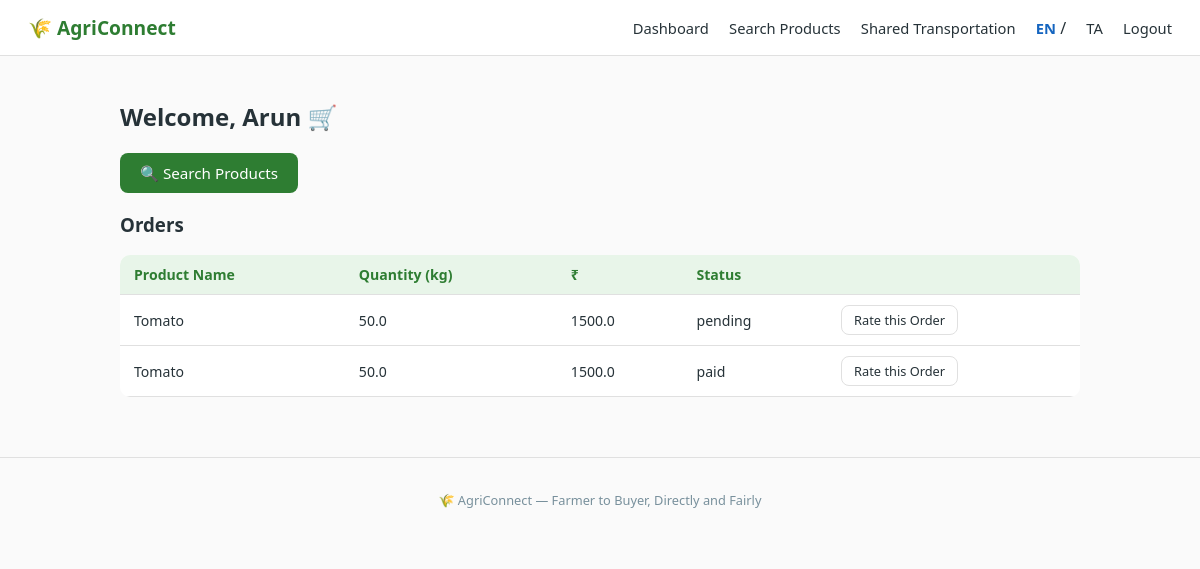
/buyer/dashboard (signed in), run on the app's committed database.
### models.py (models this page shows, shortened)
class User(UserMixin, db.Model):
    id = db.Column(db.Integer, primary_key=True)
    name = db.Column(db.String(120), nullable=False)
    email = db.Column(db.String(160), unique=True, nullable=False)
    password_hash = db.Column(db.String(255), nullable=False)
    role = db.Column(db.String(20), nullable=False)  # 'farmer' or 'buyer'
    sub_type = db.Column(db.String(20))  # farmer: private/public | buyer: consumer/retailer/wholesale
    language = db.Column(db.String(2), default="en")  # 'en' or 'ta'
    lat = db.Column(db.Float, default=11.1085)   # default: Tiruppur, TN
    lon = db.Column(db.Float, default=77.3411)
    rating_avg = db.Column(db.Float, default=0.0)
    rating_count = db.Column(db.Integer, default=0)
    created_at = db.Column(db.DateTime, default=datetime.utcnow)
    products = db.relationship("Product", backref="farmer", lazy=True)

class Order(db.Model):
    id = db.Column(db.Integer, primary_key=True)
    buyer_id = db.Column(db.Integer, db.ForeignKey("user.id"), nullable=False)
    product_id = db.Column(db.Integer, db.ForeignKey("product.id"), nullable=False)
    farmer_id = db.Column(db.Integer, db.ForeignKey("user.id"), nullable=False)
    quantity_kg = db.Column(db.Float, nullable=False)
    total_price = db.Column(db.Float, nullable=False)
    payment_method = db.Column(db.String(20))  # cod / online
    status = db.Column(db.String(20), default="pending")  # pending / paid / delivered / rated
    created_at = db.Column(db.DateTime, default=datetime.utcnow)
    product = db.relationship("Product")

class Product(db.Model):
    id = db.Column(db.Integer, primary_key=True)
    farmer_id = db.Column(db.Integer, db.ForeignKey("user.id"), nullable=False)
    name = db.Column(db.String(160), nullable=False)
    category = db.Column(db.String(50), nullable=False)
    description = db.Column(db.Text, default="")
    quantity_kg = db.Column(db.Float, nullable=False)
    price_per_kg = db.Column(db.Float, nullable=False)
    ai_suggested_price = db.Column(db.Float)
    quality_score = db.Column(db.Float)
    quality_grade = db.Column(db.String(2))
    photo_path = db.Column(db.String(255))
    status = db.Column(db.String(20), default="active")  # active / sold / in_transport
    created_at = db.Column(db.DateTime, default=datetime.utcnow)

### app.py (the view)
@app.route("/buyer/dashboard")
@role_required("buyer")
def buyer_dashboard():
    orders = Order.query.filter_by(buyer_id=current_user.id).order_by(Order.created_at.desc()).all()
    notifications = Notification.query.filter_by(user_id=current_user.id, is_read=False).all()
    return render_template("buyer_dashboard.html", orders=orders, notifications=notifications)

### app.py (called while the page is built)
@login_manager.user_loader
def load_user(user_id):
    return db.session.get(User, int(user_id))

@app.before_request
def set_lang():
    g.lang = session.get("lang", "en")

def t(key):
    return TRANSLATIONS.get(g.lang, TRANSLATIONS["en"]).get(key, key)

@app.context_processor
def inject_globals():
    return {"lang": g.get("lang", "en"), "current_user": current_user}

def role_required(role):
    def decorator(fn):
        @functools.wraps(fn)
        @login_required
        def wrapper(*args, **kwargs):
            if current_user.role != role:
                flash("Access restricted.")
                return redirect(url_for("index"))
            return fn(*args, **kwargs)
        return wrapper
    return decorator

### templates/buyer_dashboard.html (shortened to what this page needs)
{% extends "base.html" %}
{% block content %}
<h2>{{ t('welcome') }}, {{ current_user.name }} 🛒</h2>
<a href="{{ url_for('buyer_search') }}" class="btn btn-primary">🔍 {{ t('search_products') }}</a>
<h3>{{ t('orders') }}</h3>
<table class="data-table">
  <tr><th>{{ t('product_name') }}</th><th>{{ t('quantity_kg') }}</th><th>₹</th><th>{{ t('status') }}</th><th></th></tr>
  {% for o in orders %}
  <tr>
    <td>{{ o.product.name if o.product else '-' }}</td>
    <td>{{ o.quantity_kg }}</td>
    <td>{{ o.total_price }}</td>
    <td>{{ o.status }}</td>
    <td>
      {% if o.status in ['paid', 'pending'] %}
      <a href="{{ url_for('rate_order', order_id=o.id) }}" class="btn btn-small">{{ t('rate_this_order') }}</a>
      {% endif %}
    </td>
  </tr>
  {% else %}
  <tr><td colspan="5" class="muted">No orders yet.</td></tr>
  {% endfor %}
</table>
{% endblock %}

### static/css/style.css (style rules this page uses)
:root { --green: #2e7d32; --green-light: #e8f5e9; --blue: #1565c0; --blue-light: #e3f2fd; --orange: #ef6c00; --text: #263238; --muted: #78909c; --border: #e0e0e0; --bg: #fafafa; }
* { box-sizing: border-box; }
body { font-family: 'Segoe UI', Roboto, Arial, sans-serif; margin: 0; background: var(--bg); color: var(--text); }
.btn { display: inline-block; padding: 10px 20px; border-radius: 8px; text-decoration: none; border: 1px solid var(--border); background: white; color: var(--text); cursor: pointer; font-size: 0.95rem; }
.btn-primary { background: var(--green); color: white; border: none; }
.btn-small { padding: 5px 12px; font-size: 0.8rem; }
.data-table { width: 100%; border-collapse: collapse; margin-top: 10px; background: white; border-radius: 10px; overflow: hidden; }
.data-table th, .data-table td { padding: 10px 14px; border-bottom: 1px solid var(--border); text-align: left; font-size: 0.88rem; }
.data-table th { background: var(--green-light); color: var(--green); }

### data on the page
User: name "Arun"
Order: product "Tomato", quantity_kg "50.0", total_price "1500.0", status "pending", t "Rate this Order"
Order: product "Tomato", quantity_kg "50.0", total_price "1500.0", status "paid", t "Rate this Order"

### other printed values
{{ t('site_name') }} "AgriConnect"
{{ t('dashboard') }} "Dashboard"
{{ t('search_products') }} "Search Products"
{{ t('shared_transport') }} "Shared Transportation"
{{ t('logout') }} "Logout"
{{ t('welcome') }} "Welcome"
{{ t('orders') }} "Orders"
{{ t('product_name') }} "Product Name"
{{ t('quantity_kg') }} "Quantity (kg)"
{{ t('status') }} "Status"
{{ t('tagline') }} "Farmer to Buyer, Directly and Fairly"
